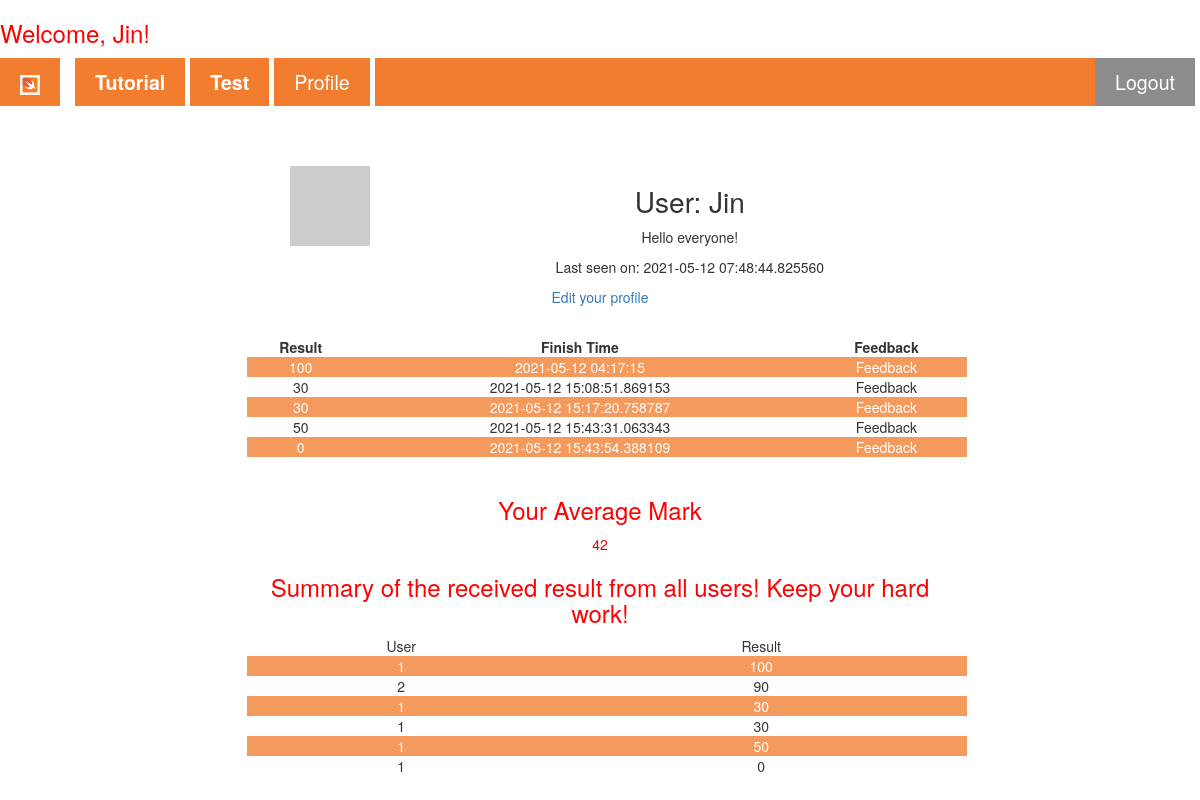
The app's page /user/Jin (signed in), older data.
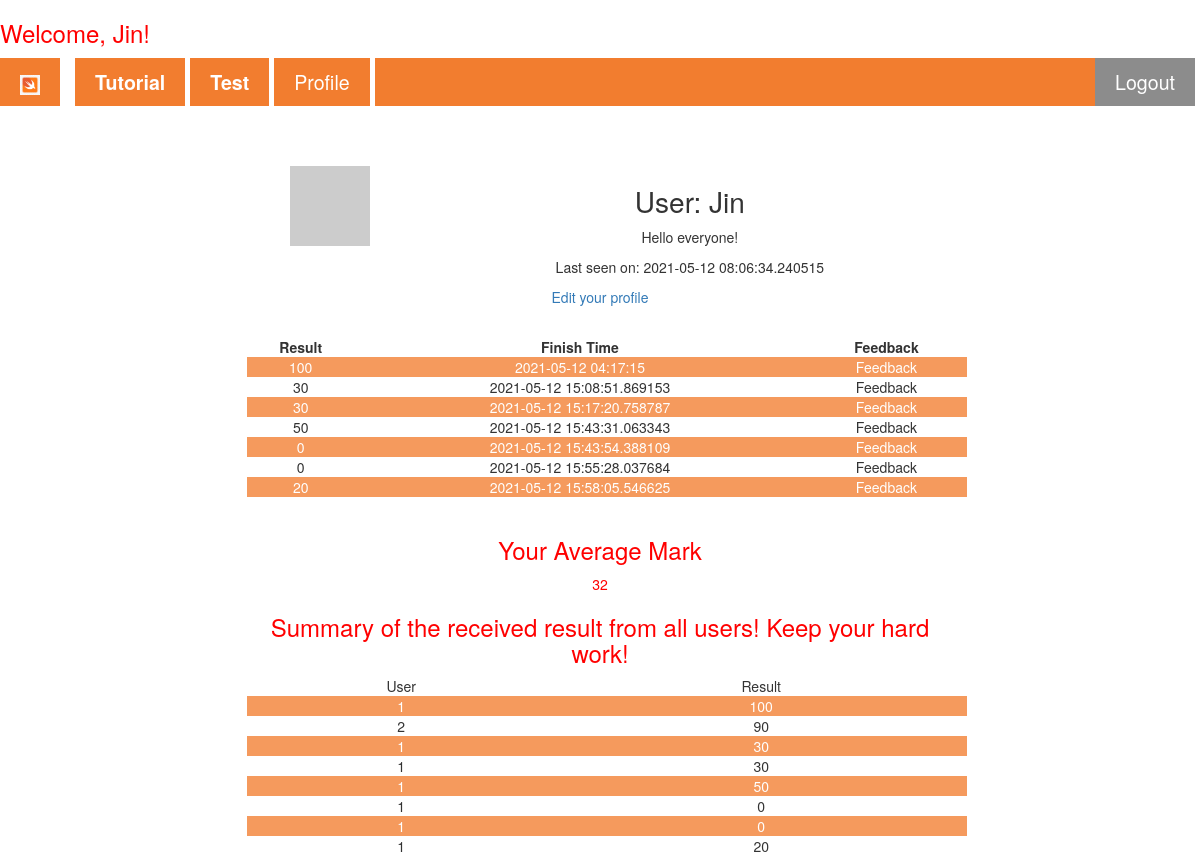
The same page, newer data.
### app/models.py (models this page shows, shortened)
class User(UserMixin, db.Model):
    id = db.Column(db.Integer, primary_key=True)
    username = db.Column(db.String(64), index=True, unique=True)
    email = db.Column(db.String(120), index=True, unique=True)
    password_hash = db.Column(db.String(128))
    about_me = db.Column(db.String(140))
    last_seen = db.Column(db.DateTime, default=datetime.utcnow)
    posts = db.relationship('Post', backref='author', lazy='dynamic')
    def avatar(self, size): # Add avatar to one user #
        digest = md5(self.email.lower().encode('utf-8')).hexdigest()
        return 'https://www.gravatar.com/avatar/{}?d=identicon&s={}'.format(
            digest, size)

class Post(UserMixin,db.Model):
    id = db.Column(db.Integer, primary_key=True)
    Mark = db.Column(db.Integer)
    Finish_Time = db.Column(db.DateTime, index=True, default=datetime.utcnow)
    Feedback = db.Column(db.String(1000))
    user_id = db.Column(db.Integer, db.ForeignKey('user.id'))

### app/routes.py (the view)
@app.route('/user/<username>')
@login_required
def user(username):
    list=[]
    average = 0
    user = User.query.filter_by(username=username).first_or_404()
    mark=Post.query.filter_by(user_id=user.id)[-1]
    allmark=Post.query.filter_by(user_id=user.id).all()
    all=Post.query.all()
    for i in allmark:
        list.append(i.Mark)
    for i in list:
        average+=int(i)
    average=average/len(list)
    average=int(average)
    return render_template('user.html', user=user, mark=mark, all=all,average=average, allmark=allmark)

### app/models.py (called while the page is built)
@login.user_loader
def load_user(id):
    return User.query.get(int(id))

### app/routes.py (called while the page is built)
@app.before_request
def before_request():
    if current_user.is_authenticated:
        current_user.last_seen = datetime.utcnow()
        db.session.commit()

### app/templates/user.html (shortened to what this page needs)
{% extends "base.html" %}
{% block articles %}
<div class="formcontainer" style="border: none; margin-top: 5%;">
  <table>
    <tr valign="top">
        <td><img src="{{ user.avatar(128) }}"></td>
        <td>
            <h1>User: {{ user.username }}</h1>
            {% if user.about_me %}<p>{{ user.about_me }}</p>{% endif %}
            {% if user.last_seen %}<p>Last seen on: {{ user.last_seen }}</p>{% endif %}
        </td>
    </tr>
  </table>
  {% if user == current_user %}
  <p><a href="{{ url_for('edit_profile') }}">Edit your profile</a></p>
  {% endif %}
  <br>
  <table>
    <tr valign="top">
      <td><b>Result</b></td>
      <td><b>Finish Time</b></td>
      <td><b>Feedback</b></td>
    </tr>
    {% for j in allmark%}
    <tr>
      <td>{{j.Mark}}</td>
      <td>{{j.Finish_Time}}</td>
      <td>
        <details>
          <summary>Feedback</summary>
        </details>
      </td>
    </tr>
    {% endfor %}
  </table><br>
  <h3 class="redp">Your Average Mark</h3>
  <p class="redp">{{average}}</p>
  <h3 class="redp">Summary of the received result from all users! Keep your hard work!</h3>
  <table>
    <tr valign="top">
      <td>User</td>
      <td>Result</td>
    </tr>
    {% for i in all %}
    <tr>
      <td>{{i.user_id}}</td>
      <td>{{i.Mark}}</td>
    </tr>
    {% endfor %}
  </table>
</div>
{% endblock %}

### app/templates/base.html (shortened to what this page needs)
<!DOCTYPE html>
<html lang="en">
<head>
    <link rel="stylesheet" href="https://maxcdn.bootstrapcdn.com/bootstrap/3.4.0/css/bootstrap.min.css"/>
    <link rel="stylesheet" href="{{ url_for('static', filename='nav_css.css')}}">
</head>
<body>
  {% if current_user.is_authenticated %}
  <h3 class="redp">Welcome, {{ current_user.username }}!</h3>
  {% endif %}
    <nav class="sticky">
        <ul class="ul_mainstyle">
            <li><a href="/"><img src="{{ url_for('static', filename='/Image/swift_icon.png')}}" alt="home icon"></a>
            </li>
            <li><a href="/Setup"><b>Tutorial</b></a></li>
            <li><a href="/Test"><b>Test</b></a></li>
            {% if not current_user.is_anonymous %}
            <li>
              <a href="{{ url_for('user', username=current_user.username) }}">Profile</a>
            </li>
            {% endif %}
            {% if current_user.is_anonymous %}
            <li class="loginbutton">
              <a href="{{ url_for('login') }}"><b>Login</b></a>
            </li>
            {% else %}
            <li class="loginbutton">
              <a href="{{ url_for('logout') }}">Logout</a>
            </li>
            {% endif %}
        </ul>
      </nav>
      {% block articles %}{% endblock %}
</body>
</html>

### app/static/nav_css.css (style rules this page uses)
html { font-family: Arial, Helvetica, sans-serif; line-height: 2; }
a { text-decoration: none; }
body { counter-reset: section; }
.formcontainer { text-align: center; }
.loginbutton { background-color: grey; color: white; float: right; }
nav ul.ul_mainstyle { margin: 1% 0 0 0; padding: 0; overflow: hidden; background-color: rgb(241, 112, 25); list-style-type: none; }
nav ul li { float: left; border-right: solid 5px white; }
li:first-of-type { border-right: solid 15px white; }
nav ul li a { display: block; color: white; text-align: center; text-decoration: none; padding: 10px 20px 10px; font-size: 140%; }
nav ul li img { height: 20px; width: auto; }
.sticky { position: sticky; top: 0; width: 100%; z-index: 10; opacity: 0.9; }
.redp { color: red; }
tr:nth-child(even) { background-color: rgb(241, 112, 25); color: white; opacity: 0.7; }
h1 { font-size: 200%; }
table { border-collapse: collapse; width: 100%; margin-left: 1%; }
.formcontainer { margin: auto; margin-top: 1%; width: 60%; border: 1px solid grey; padding: 70 50 50 50; text-align: center; border-radius: 10px; }

Row changes from the older to the newer data that the page shows:
changed User "Jin": last_seen "2021-05-12 07:48:44.825560" → "2021-05-12 08:06:34.240515"
added Post: Mark "0", Finish_Time "2021-05-12 15:55:28.037684", user_id "1"
added Post: Mark "20", Finish_Time "2021-05-12 15:58:05.546625", user_id "1"
Text that changed along with them:
{{ average }}: "42" → "32"
